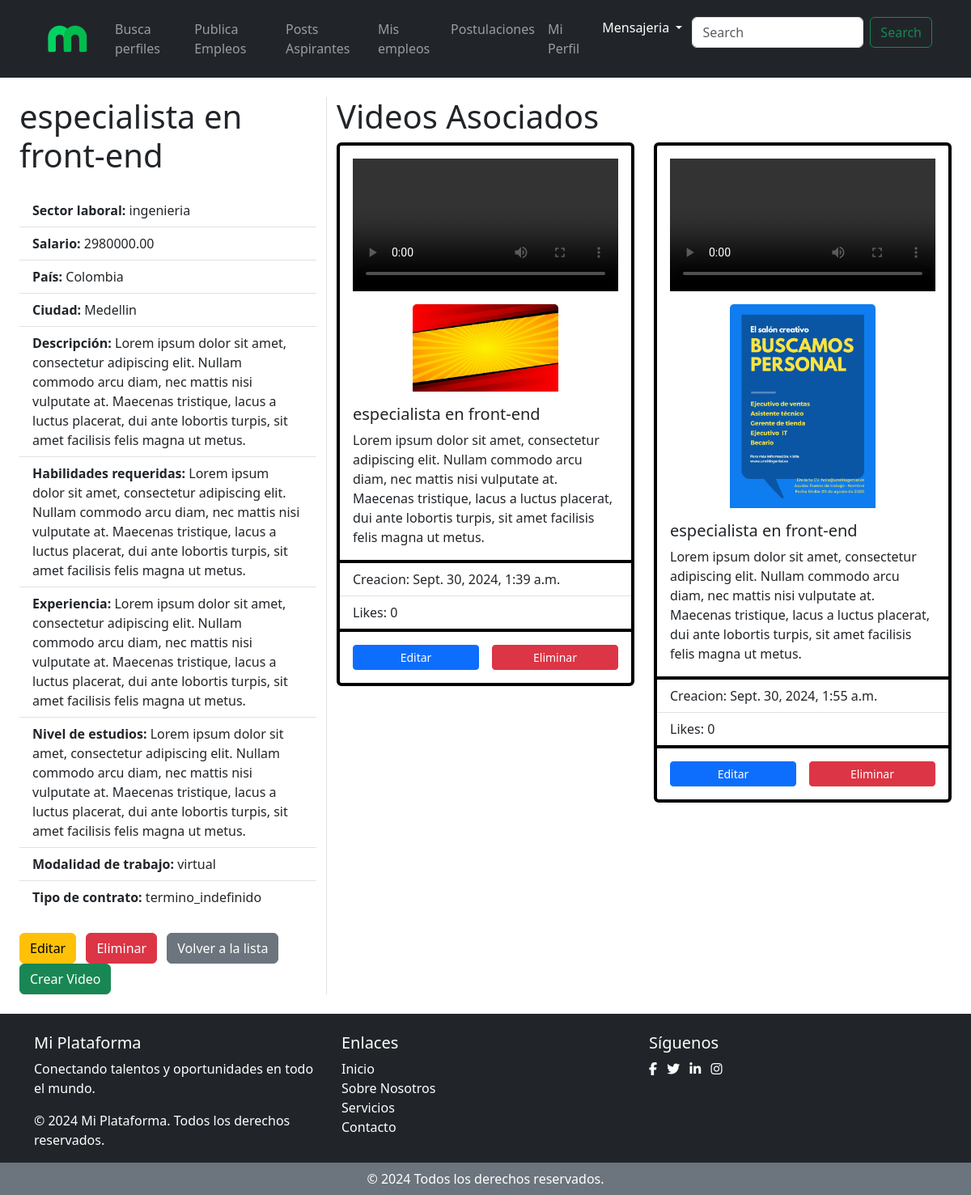
The page /empleo/1/ on the database as committed earlier.
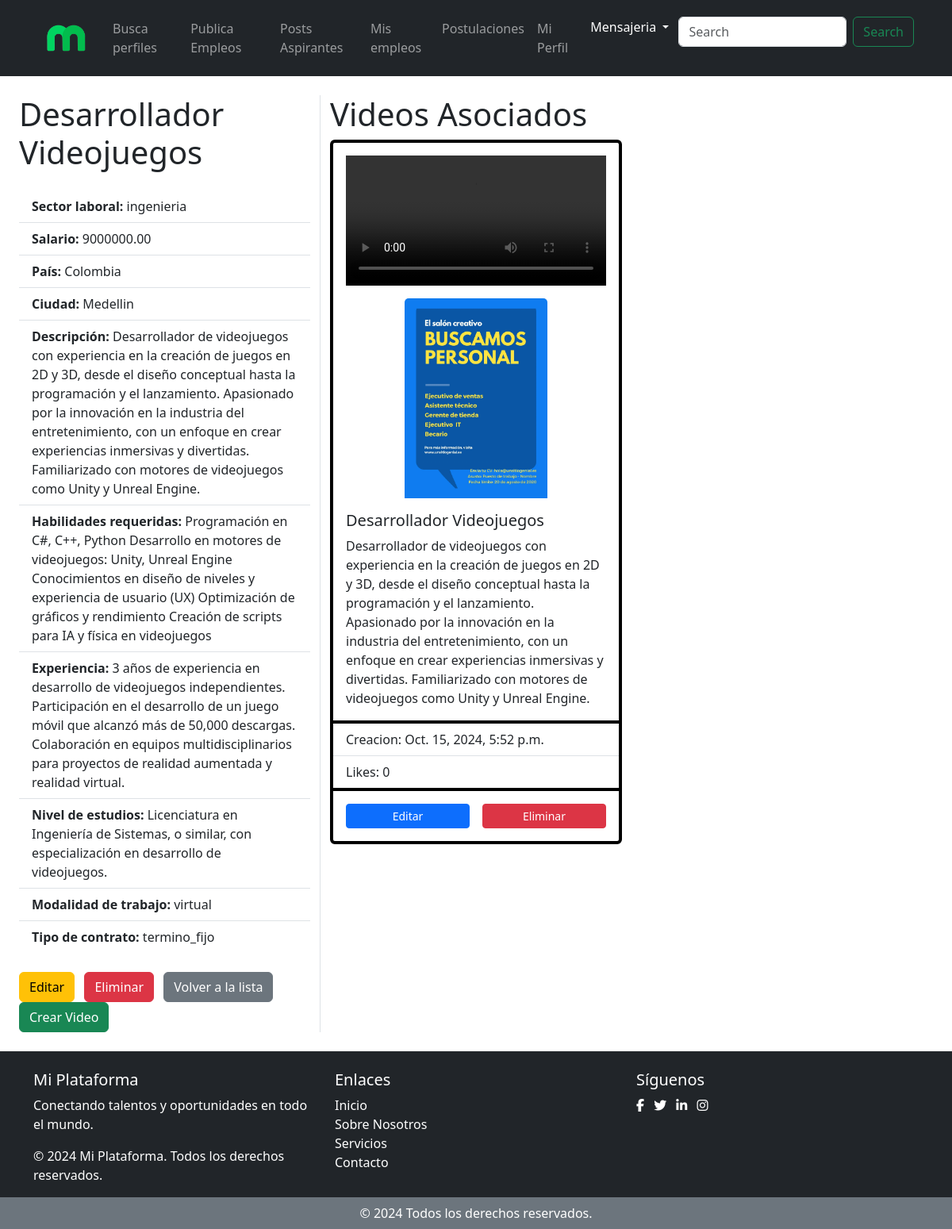
The same page on the database as committed later.
### empleos_reclutador/models.py (models this page shows, shortened)
class Empleo(models.Model):
    reclutador = models.ForeignKey(Reclutador_empresa, on_delete=models.CASCADE)
    titulo = models.CharField(max_length=255)
    sector_laboral = models.CharField(max_length=50, choices=SectoresLaborales.choices)
    salario = MoneyField(
        max_digits=14,
        decimal_places=2,
        default_currency='COP',  # Moneda predeterminada para Colombia
        currency_choices=[
            ('COP', 'Peso colombiano (COP)'),  # Empleos locales
            ('USD', 'Dólar estadounidense (USD)'),  # Empleos virtuales (EE.UU.)
            ('EUR', 'Euro (EUR)'),  # Empleos virtuales (Europa)
            ('GBP', 'Libra esterlina (GBP)'),  # Empleos virtuales (Reino Unido)
            ('CAD', 'Dólar canadiense (CAD)'),  # Empleos virtuales (Canadá)
            ('AUD', 'Dólar australiano (AUD)'),  # Empleos virtuales (Australia)
            ('BTC', 'Bitcoin (BTC)'),  # Criptomonedas
            ('ETH', 'Ethereum (ETH)'),  # Criptomonedas
        ]
    )
    pais = models.CharField(max_length=50, choices=Paises.choices)
    ciudad = models.CharField(max_length=100)
    fecha_creacion = models.DateTimeField(default=timezone.now)  # Campo de fecha y hora
    descripcion = models.TextField()
    habilidades = models.TextField()
    experiencia = models.TextField()
    nivel_estudios = models.TextField()
    MODALIDAD_TRABAJO = [('virtual', 'virtual'), ('presencial', 'presencial'), ('mixto', 'mixto')]
    modalidad_trabajo = models.CharField(max_length=50, choices=MODALIDAD_TRABAJO)
    palabras_clave = models.TextField()
    CONTRATO_CHOICES = [
        ('termino_fijo', 'Contrato a Término Fijo'),
        ('termino_indefinido', 'Contrato a Término Indefinido'),
        ('aprendizaje', 'Contrato de Aprendizaje'),
        ('obra_labor', 'Contrato por Obra o Labor'),
        ('tiempo_parcial', 'Contrato a Tiempo Parcial'),
        ('teletrabajo', 'Contrato de Teletrabajo'),
        ('temporada', 'Contrato de Temporada'),
        ('servicios', 'Contrato de Servicios'),
    ]
    tipo_contrato = models.CharField(
        max_length=30,
        choices=CONTRATO_CHOICES,
        default='termino_fijo'  # Puedes cambiar el valor por defecto
    )
    competencias_tecnicas = models.TextField()
    habilidades_blandas = models.TextField(blank=True, null=True)
    video_presentacion = models.FileField(upload_to='videos_presentacion_empleo/')
    embeddings = models.TextField(blank=True, null=True)  # Para almacenar embeddings en formato JSON

class VideoPostEmpleo(models.Model):
    empleo = models.ForeignKey(Empleo, on_delete=models.CASCADE, related_name='videos_empleo')
    video_file = models.FileField(upload_to='post_video_empleo/')
    thumbnail = models.ImageField(upload_to='thumbnails/', blank=True)
    fecha_creacion = models.DateTimeField(default=timezone.now)
    likes = models.PositiveIntegerField(default=0)

### empleos_reclutador/views.py (the view)
# urls.py: path('empleo/<int:empleo_id>/', views.detalle_empleo, name='detalle_empleo'),
def detalle_empleo(request, empleo_id):
    empleo = get_object_or_404(Empleo, id=empleo_id)
    videos_empleo = VideoPostEmpleo.objects.filter(empleo=empleo)  # Asegúrate de usar .objects
    return render(request, 'detalle_empleo.html', {'empleo': empleo, 'videos_empleo': videos_empleo})

### empleos_reclutador/templates/detalle_empleo.html (shortened to what this page needs)
{% extends 'base_reclutador.html' %}
{% block content %}
<div class="container-fluid mt-4 px-4">
    <div class="row">
        <div class="col-md-4 border-end">
            <h1 class="mb-4">{{ empleo.titulo }}</h1>
            <ul class="list-group list-group-flush">
                <li class="list-group-item"><strong>Sector laboral:</strong> {{ empleo.sector_laboral }}</li>
                <li class="list-group-item"><strong>Salario:</strong> {{ empleo.salario }}</li>
                <li class="list-group-item"><strong>País:</strong> {{ empleo.pais }}</li>
                <li class="list-group-item"><strong>Ciudad:</strong> {{ empleo.ciudad }}</li>
                <li class="list-group-item"><strong>Descripción:</strong> {{ empleo.descripcion }}</li>
                <li class="list-group-item"><strong>Habilidades requeridas:</strong> {{ empleo.habilidades }}</li>
                <li class="list-group-item"><strong>Experiencia:</strong> {{ empleo.experiencia }}</li>
                <li class="list-group-item"><strong>Nivel de estudios:</strong> {{ empleo.nivel_estudios }}</li>
                <li class="list-group-item"><strong>Modalidad de trabajo:</strong> {{ empleo.modalidad_trabajo }}</li>
                <li class="list-group-item"><strong>Tipo de contrato:</strong> {{ empleo.tipo_contrato }}</li>
            </ul>
            <div class="mt-4">
                <a href="{% url 'editar_empleo' empleo.id %}" class="btn btn-warning me-2">Editar</a>
                <a href="{% url 'eliminar_empleo' empleo.id %}" class="btn btn-danger me-2">Eliminar</a>
                <a href="{% url 'mis_empleos' %}" class="btn btn-secondary me-2">Volver a la lista</a>
                <a href="{% url 'cargar_video_post_empleo' empleo.id %}" class="btn btn-success me-2">Crear Video</a>
            </div>
        </div>
        <div class="col-md-8">
            <h1>Videos Asociados</h1>
            <div class="row row-cols-1 row-cols-md-2 g-4">
                {% if videos_empleo %}
                    {% for video in videos_empleo %}
                        <div class="col">
                            <div class="card border border-4 border-black mb-3">
                                <video class="card-img-top p-3" controls>
                                    <source src="{{ video.video_file.url }}" type="video/mp4">
                                </video>
                                <img src="{{ video.thumbnail.url }}" class="card-img-top w-50 mx-auto d-block" alt="Thumbnail">
                                <div class="card-body">
                                    <h5 class="card-title">{{empleo.titulo}}</h5>
                                    <p class="card-text">{{empleo.descripcion}}</p>
                                </div>
                                <ul class="list-group list-group-flush ">
                                    <li class="list-group-item">Creacion: {{ video.fecha_creacion }}</li>
                                    <li class="list-group-item">Likes: {{ video.likes }}</li>
                                </ul>
                                <div class="card-body d-flex justify-content-between">
                                    <a href="{% url 'editar_video' video.id %}" class="card-link btn btn-primary btn-sm w-50 me-2">Editar</a>
                                    <a href="{% url 'eliminar_video' video.id %}" class="card-link btn btn-danger btn-sm w-50 ms-2">Eliminar</a>
                                </div>
                            </div>
                        </div>
                    {% endfor %}
                {% else %}
                    <div class="col">
                        <p>No hay videos asociados a este empleo.</p>
                    </div>
                {% endif %}
            </div>
        </div>
    </div>
</div>
{% endblock %}

Rows that differ between the two databases and show on the page:
no longer on this page (row edited): VideoPostEmpleo: thumbnail (picture), {{ empleo.titulo }} "especialista en front-end", {{ empleo.descripcion }} "Lorem ipsum dolor sit amet, consectetur adipiscing elit. Nullam commodo arcu diam, nec mattis nisi vulputate at. Maecenas tristique, lacus a luctus placerat, dui ante lobortis turpis, sit amet facilisis felis magna ut metus.", fecha_creacion "Sept. 30, 2024, 1:55 a.m.", likes "0"
changed Empleo "ingenieria": titulo "especialista en front-end" → "Desarrollador Videojuegos"; salario "2980000.00" → "9000000.00"; descripcion "Lorem ipsum dolor sit amet, consectetur adipiscing elit. Nullam commodo arcu diam, nec mattis nisi vulputate at. Maecenas tristique, lacus a luctus placerat, dui ante lobortis turpis, sit amet facilisis felis magna ut metus." → "Desarrollador de videojuegos con experiencia en la creación de juegos en 2D y 3D, desde el diseño conceptual hasta la programación y el lanzamiento. Apasionado por la innovación en la industria del entretenimiento, con un enfoque en crear experiencias inmersivas y divertidas. Familiarizado con motores de videojuegos como Unity y Unreal Engine."; habilidades "Lorem ipsum dolor sit amet, consectetur adipiscing elit. Nullam commodo arcu diam, nec mattis nisi vulputate at. Maecenas tristique, lacus a luctus placerat, dui ante lobortis turpis, sit amet facilisis felis magna ut metus." → "Programación en C#, C++, Python Desarrollo en motores de videojuegos: Unity, Unreal Engine Conocimientos en diseño de niveles y experiencia de usuario (UX) Optimización de gráficos y rendimiento Creación de scripts para IA y física en videojuegos"; experiencia "Lorem ipsum dolor sit amet, consectetur adipiscing elit. Nullam commodo arcu diam, nec mattis nisi vulputate at. Maecenas tristique, lacus a luctus placerat, dui ante lobortis turpis, sit amet facilisis felis magna ut metus." → "3 años de experiencia en desarrollo de videojuegos independientes. Participación en el desarrollo de un juego móvil que alcanzó más de 50,000 descargas. Colaboración en equipos multidisciplinarios para proyectos de realidad aumentada y realidad virtual."; nivel_estudios "Lorem ipsum dolor sit amet, consectetur adipiscing elit. Nullam commodo arcu diam, nec mattis nisi vulputate at. Maecenas tristique, lacus a luctus placerat, dui ante lobortis turpis, sit amet facilisis felis magna ut metus." → "Licenciatura en Ingeniería de Sistemas, o similar, con especialización en desarrollo de videojuegos."; tipo_contrato "termino_indefinido" → "termino_fijo"
changed VideoPostEmpleo: thumbnail: a different picture; fecha_creacion "Sept. 30, 2024, 1:39 a.m." → "Oct. 15, 2024, 5:52 p.m."
